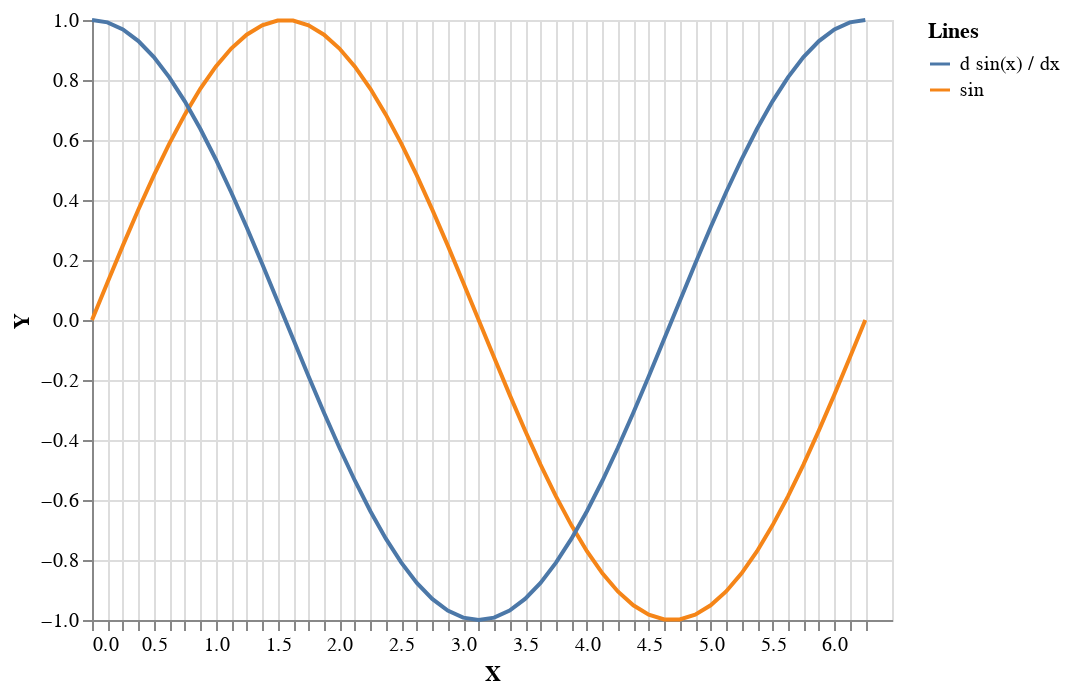

Write notebook code for a chart like this one.
### Code cell
:set -XOverloadedStrings
import Torch
import Graphics.Vega.VegaLite
import IHaskell.Display.Hvega (vlShow)

sin' :: Tensor -> IO Tensor
sin' x = do
  tx <- makeIndependent x
  return $ head $ grad (Torch.sumAll $ Torch.sin (toDependent tx)) [tx]

res = 50
step=2*3.141592/res
tdat = Torch.sin ((asTensor [0..res]) * step)
tdat' <- sin' ((asTensor [0..res]) * step)
xydat :: [(Double,(Double,Double))]
xydat =
 zip [0,step..] $
 zip (asValue tdat)
     (asValue tdat')
axis = PAxis [ AxValues (Numbers (map fst xydat))]
enc = encoding
    . position X [ PName "X", PmType Quantitative, axis ]
    . position Y [ PName "Y", PmType Quantitative ]
    . color [ MName "Lines", MmType Nominal ]

dat' = foldl
            (\sum' (x,(y,y')) ->
               sum' .
               dataRow [ ("X", Number x)
                       , ("Y", Number y)
                       , ("Lines",   Str "sin")
                       ] .
               dataRow [ ("X", Number x)
                       , ("Y", Number y')
                       , ("Lines",   Str "d sin(x) / dx")
                       ]
            )
            (dataFromRows [])
            xydat
vlShow $ toVegaLite
   [ dat' []
   , mark Line []
   , enc []
   , height 300
   , width 400
   ]

### Figure 1 — Vega-Lite specification as saved in the notebook (floating-point values rounded to 4 significant figures)
{"$schema": "https://vega.github.io/schema/vega-lite/v4.json", "data": {"values": [{"Lines": "sin", "X": 0, "Y": 0}, {"Lines": "d sin(x) / dx", "X": 0, "Y": 1}, {"Lines": "sin", "X": 0.1257, "Y": 0.1253}, {"Lines": "d sin(x) / dx", "X": 0.1257, "Y": 0.9921}, {"Lines": "sin", "X": 0.2513, "Y": 0.2487}, {"Lines": "d sin(x) / dx", "X": 0.2513, "Y": 0.9686}, {"Lines": "sin", "X": 0.377, "Y": 0.3681}, {"Lines": "d sin(x) / dx", "X": 0.377, "Y": 0.9298}, {"Lines": "sin", "X": 0.5027, "Y": 0.4818}, {"Lines": "d sin(x) / dx", "X": 0.5027, "Y": 0.8763}, {"Lines": "sin", "X": 0.6283, "Y": 0.5878}, {"Lines": "d sin(x) / dx", "X": 0.6283, "Y": 0.809}, {"Lines": "sin", "X": 0.754, "Y": 0.6845}, {"Lines": "d sin(x) / dx", "X": 0.754, "Y": 0.729}, {"Lines": "sin", "X": 0.8796, "Y": 0.7705}, {"Lines": "d sin(x) / dx", "X": 0.8796, "Y": 0.6374}, {"Lines": "sin", "X": 1.005, "Y": 0.8443}, {"Lines": "d sin(x) / dx", "X": 1.005, "Y": 0.5358}, {"Lines": "sin", "X": 1.131, "Y": 0.9048}, {"Lines": "d sin(x) / dx", "X": 1.131, "Y": 0.4258}, {"Lines": "sin", "X": 1.257, "Y": 0.9511}, {"Lines": "d sin(x) / dx", "X": 1.257, "Y": 0.309}, {"Lines": "sin", "X": 1.382, "Y": 0.9823}, {"Lines": "d sin(x) / dx", "X": 1.382, "Y": 0.1874}, {"Lines": "sin", "X": 1.508, "Y": 0.998}, {"Lines": "d sin(x) / dx", "X": 1.508, "Y": 0.06279}, {"Lines": "sin", "X": 1.634, "Y": 0.998}, {"Lines": "d sin(x) / dx", "X": 1.634, "Y": -0.06279}, {"Lines": "sin", "X": 1.759, "Y": 0.9823}, {"Lines": "d sin(x) / dx", "X": 1.759, "Y": -0.1874}, {"Lines": "sin", "X": 1.885, "Y": 0.9511}, {"Lines": "d sin(x) / dx", "X": 1.885, "Y": -0.309}, {"Lines": "sin", "X": 2.011, "Y": 0.9048}, {"Lines": "d sin(x) / dx", "X": 2.011, "Y": -0.4258}, {"Lines": "sin", "X": 2.136, "Y": 0.8443}, {"Lines": "d sin(x) / dx", "X": 2.136, "Y": -0.5358}, {"Lines": "sin", "X": 2.262, "Y": 0.7705}, {"Lines": "d sin(x) / dx", "X": 2.262, "Y": -0.6374}, {"Lines": "sin", "X": 2.388, "Y": 0.6845}, {"Lines": "d sin(x) / dx", "X": 2.388, "Y": -0.729}, {"Lines": "sin", "X": 2.513, "Y": 0.5878}, {"Lines": "d sin(x) / dx", "X": 2.513, "Y": -0.809}, {"Lines": "sin", "X": 2.639, "Y": 0.4818}, {"Lines": "d sin(x) / dx", "X": 2.639, "Y": -0.8763}, {"Lines": "sin", "X": 2.765, "Y": 0.3681}, {"Lines": "d sin(x) / dx", "X": 2.765, "Y": -0.9298}, {"Lines": "sin", "X": 2.89, "Y": 0.2487}, {"Lines": "d sin(x) / dx", "X": 2.89, "Y": -0.9686}, {"Lines": "sin", "X": 3.016, "Y": 0.1253}, {"Lines": "d sin(x) / dx", "X": 3.016, "Y": -0.9921}, {"Lines": "sin", "X": 3.142, "Y": 5.831e-07}, {"Lines": "d sin(x) / dx", "X": 3.142, "Y": -1.0}, {"Lines": "sin", "X": 3.267, "Y": -0.1253}, {"Lines": "d sin(x) / dx", "X": 3.267, "Y": -0.9921}, {"Lines": "sin", "X": 3.393, "Y": -0.2487}, {"Lines": "d sin(x) / dx", "X": 3.393, "Y": -0.9686}, {"Lines": "sin", "X": 3.519, "Y": -0.3681}, {"Lines": "d sin(x) / dx", "X": 3.519, "Y": -0.9298}, {"Lines": "sin", "X": 3.644, "Y": -0.4818}, {"Lines": "d sin(x) / dx", "X": 3.644, "Y": -0.8763}, {"Lines": "sin", "X": 3.77, "Y": -0.5878}, {"Lines": "d sin(x) / dx", "X": 3.77, "Y": -0.809}, {"Lines": "sin", "X": 3.896, "Y": -0.6845}, {"Lines": "d sin(x) / dx", "X": 3.896, "Y": -0.729}, {"Lines": "sin", "X": 4.021, "Y": -0.7705}, {"Lines": "d sin(x) / dx", "X": 4.021, "Y": -0.6374}, {"Lines": "sin", "X": 4.147, "Y": -0.8443}, {"Lines": "d sin(x) / dx", "X": 4.147, "Y": -0.5358}, {"Lines": "sin", "X": 4.273, "Y": -0.9048}, {"Lines": "d sin(x) / dx", "X": 4.273, "Y": -0.4258}, {"Lines": "sin", "X": 4.398, "Y": -0.9511}, {"Lines": "d sin(x) / dx", "X": 4.398, "Y": -0.309}, {"Lines": "sin", "X": 4.524, "Y": -0.9823}, {"Lines": "d sin(x) / dx", "X": 4.524, "Y": -0.1874}, {"Lines": "sin", "X": 4.65, "Y": -0.998}, {"Lines": "d sin(x) / dx", "X": 4.65, "Y": -0.06279}, {"Lines": "sin", "X": 4.775, "Y": -0.998}, {"Lines": "d sin(x) / dx", "X": 4.775, "Y": 0.06279}, {"Lines": "sin", "X": 4.901, "Y": -0.9823}, {"Lines": "d sin(x) / dx", "X": 4.901, "Y": 0.1874}, {"Lines": "sin", "X": 5.027, "Y": -0.9511}, {"Lines": "d sin(x) / dx", "X": 5.027, "Y": 0.309}, {"Lines": "sin", "X": 5.152, "Y": -0.9048}, {"Lines": "d sin(x) / dx", "X": 5.152, "Y": 0.4258}, {"Lines": "sin", "X": 5.278, "Y": -0.8443}, {"Lines": "d sin(x) / dx", "X": 5.278, "Y": 0.5358}, {"Lines": "sin", "X": 5.404, "Y": -0.7705}, {"Lines": "d sin(x) / dx", "X": 5.404, "Y": 0.6374}, {"Lines": "sin", "X": 5.529, "Y": -0.6845}, {"Lines": "d sin(x) / dx", "X": 5.529, "Y": 0.729}, {"Lines": "sin", "X": 5.655, "Y": -0.5878}, {"Lines": "d sin(x) / dx", "X": 5.655, "Y": 0.809}, {"Lines": "sin", "X": 5.781, "Y": -0.4818}, {"Lines": "d sin(x) / dx", "X": 5.781, "Y": 0.8763}, {"Lines": "sin", "X": 5.906, "Y": -0.3681}, {"Lines": "d sin(x) / dx", "X": 5.906, "Y": 0.9298}, {"Lines": "sin", "X": 6.032, "Y": -0.2487}, {"Lines": "d sin(x) / dx", "X": 6.032, "Y": 0.9686}, {"Lines": "sin", "X": 6.158, "Y": -0.1253}, {"Lines": "d sin(x) / dx", "X": 6.158, "Y": 0.9921}, {"Lines": "sin", "X": 6.283, "Y": -1.166e-06}, {"Lines": "d sin(x) / dx", "X": 6.283, "Y": 1.0}]}, "encoding": {"color": {"field": "Lines", "type": "nominal"}, "x": {"axis": {"values": [0, 0.1257, 0.2513, 0.377, 0.5027, 0.6283, 0.754, 0.8796, 1.005, 1.131, 1.257, 1.382, 1.508, 1.634, 1.759, 1.885, 2.011, 2.136, 2.262, 2.388, 2.513, 2.639, 2.765, 2.89, 3.016, 3.142, 3.267, 3.393, 3.519, 3.644, 3.77, 3.896, 4.021, 4.147, 4.273, 4.398, 4.524, 4.65, 4.775, 4.901, 5.027, 5.152, 5.278, 5.404, 5.529, 5.655, 5.781, 5.906, 6.032, 6.158, 6.283]}, "field": "X", "type": "quantitative"}, "y": {"field": "Y", "type": "quantitative"}}, "height": 300, "mark": "line", "width": 400}
